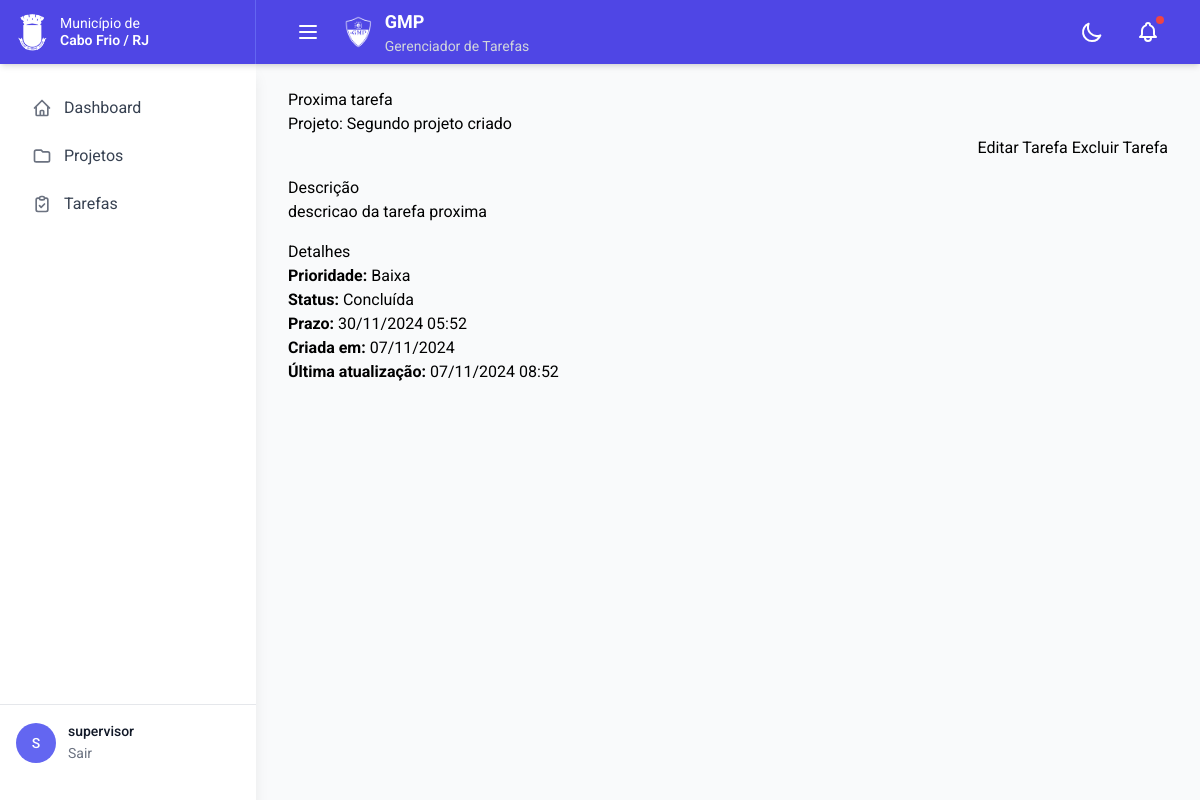
The app's page /tasks/4/ (signed in), older data.
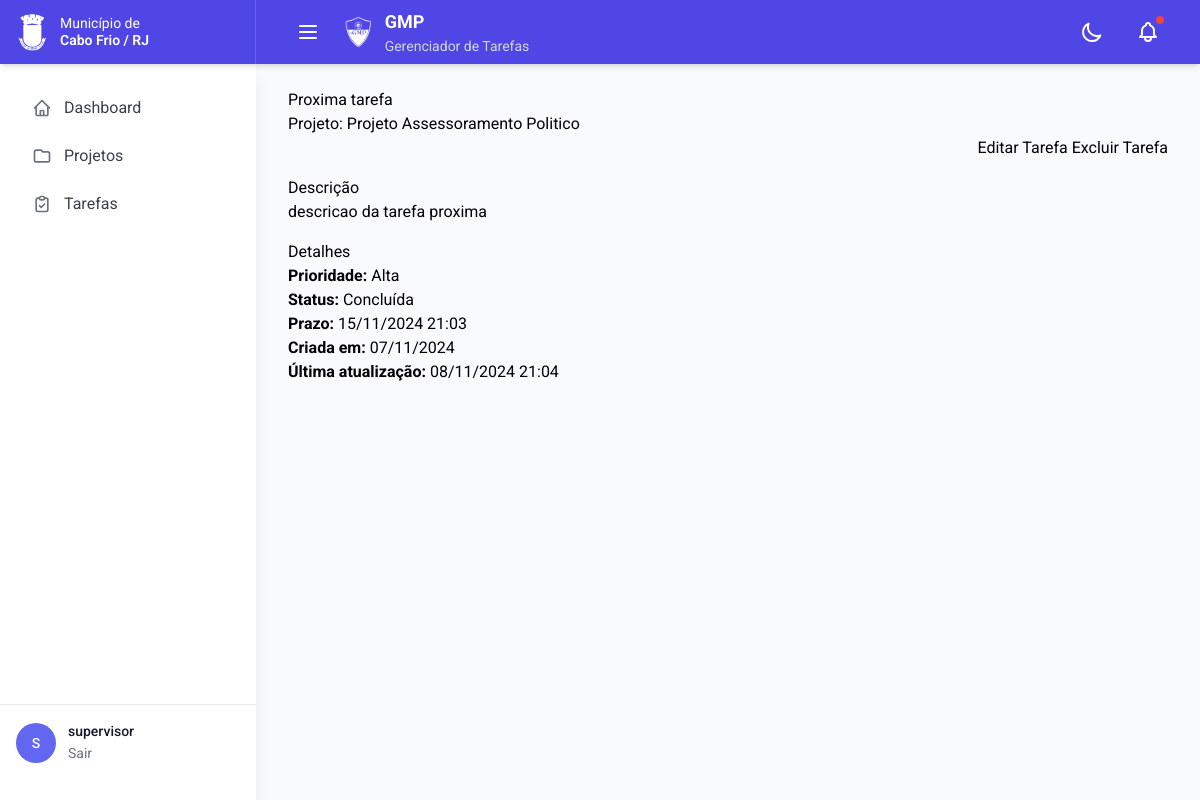
The same page, newer data.
### tasks/models.py (models this page shows, shortened)
class Task(models.Model):
    PRIORITY_CHOICES = [
        ('low', 'Baixa'),
        ('medium', 'Média'),
        ('high', 'Alta'),
    ]
    STATUS_CHOICES = [
        ('todo', 'A Fazer'),
        ('doing', 'Em Andamento'),
        ('done', 'Concluída'),
    ]
    title = models.CharField('Título', max_length=200)
    description = models.TextField('Descrição')
    due_date = models.DateTimeField('Data de entrega')
    priority = models.CharField(
        'Prioridade',
        max_length=6,
        choices=PRIORITY_CHOICES,
        default='medium'
    )
    status = models.CharField(
        'Status',
        max_length=5,
        choices=STATUS_CHOICES,
        default='todo'
    )
    project = models.ForeignKey(
        Project,
        verbose_name='Projeto',
        on_delete=models.CASCADE,
        related_name='tasks'
    )
    created_at = models.DateTimeField('Criado em', auto_now_add=True)
    updated_at = models.DateTimeField('Atualizado em', auto_now=True)
    class Meta:
        verbose_name = 'Tarefa'
        verbose_name_plural = 'Tarefas'
        ordering = ['due_date']

### projects/models.py (models this page shows, shortened)
class Project(models.Model):
    title = models.CharField('Título', max_length=200)
    description = models.TextField('Descrição')
    detailed_description = RichTextField('Descrição Detalhada', null=True, blank=True)
    value = models.DecimalField('Valor', max_digits=10, decimal_places=2, default=0)
    is_active = models.BooleanField('Ativo', default=True)
    photo = models.ImageField('Foto', upload_to='projects/', null=True, blank=True)
    created_at = models.DateTimeField('Criado em', auto_now_add=True)
    owner = models.ForeignKey(
        settings.AUTH_USER_MODEL,
        verbose_name='Proprietário',
        on_delete=models.CASCADE,
        related_name='projects'
    )
    class Meta:
        verbose_name = 'Projeto'
        verbose_name_plural = 'Projetos'
        ordering = ['-created_at']

### tasks/views.py (the view)
# urls.py: path('<int:pk>/', views.task_detail, name='detail'),
@login_required
def task_detail(request, pk):
    task = get_object_or_404(Task, pk=pk, project__owner=request.user)
    return render(request, 'tasks/task_detail.html', {'task': task})

### templates/tasks/task_detail.html (shortened to what this page needs)
{% extends 'base.html' %}
{% block content %}
<div class="row mb-4">
    <div class="col">
        <h2>{{ task.title }}</h2>
        <p class="text-muted">
            Projeto: <a href="{% url 'projects:detail' task.project.pk %}">{{ task.project.title }}</a>
        </p>
    </div>
    <div class="col text-end">
        <a href="{% url 'tasks:update' task.pk %}" class="btn btn-secondary">
             Editar Tarefa
        </a>
        <a href="{% url 'tasks:delete' task.pk %}" class="btn btn-danger">
             Excluir Tarefa
        </a>
    </div>
</div>
<div class="row">
    <div class="col-md-8">
        <div class="card mb-4">
            <div class="card-body">
                <h5 class="card-title">Descrição</h5>
                <p class="card-text">{{ task.description }}</p>
            </div>
        </div>
    </div>
    <div class="col-md-4">
        <div class="card mb-4">
            <div class="card-body">
                <h5 class="card-title">Detalhes</h5>
                <ul class="list-unstyled">
                    <li><strong>Prioridade:</strong>
                        <span class="badge bg-{{ task.get_priority_color }}">{{ task.get_priority_display }}</span>
                    </li>
                    <li><strong>Status:</strong>
                        <span class="badge bg-{{ task.get_status_color }}">{{ task.get_status_display }}</span>
                    </li>
                    <li><strong>Prazo:</strong> {{ task.due_date|date:"d/m/Y H:i" }}</li>
                    <li><strong>Criada em:</strong> {{ task.created_at|date:"d/m/Y" }}</li>
                    <li><strong>Última atualização:</strong> {{ task.updated_at|date:"d/m/Y H:i" }}</li>
                </ul>
            </div>
        </div>
    </div>
</div>
{% endblock %}

Row changes from the older to the newer data that the page shows:
changed Task "Proxima tarefa": project "Segundo projeto criado" → "Projeto Assessoramento Politico"; priority "Baixa" → "Alta"; due_date "30/11/2024 05:52" → "15/11/2024 21:03"; updated_at "07/11/2024 08:52" → "08/11/2024 21:04"
